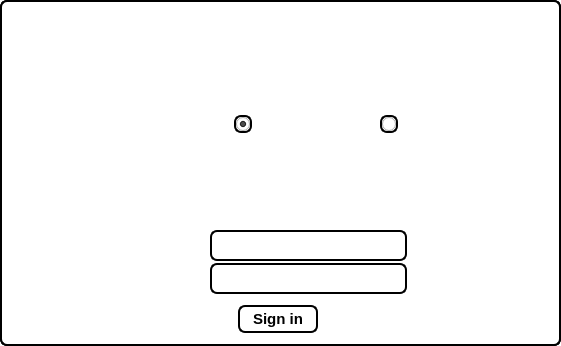
<?xml version="1.0" encoding="UTF-8"?>
<ui version="4.0">
 <class>Acc</class>
 <widget class="QDialog" name="Acc">
  <property name="geometry">
   <rect>
    <x>0</x>
    <y>0</y>
    <width>561</width>
    <height>346</height>
   </rect>
  </property>
  <property name="windowTitle">
   <string>A-Parking</string>
  </property>
  <property name="styleSheet">
   <string notr="true">background-color: rgb(255, 255, 255);
                          border-style: inset;
                          border-style: outset;
                          border-width: 1px;
                           border: 2px solid #000000;
                          border-radius: 7px;</string>
  </property>
  <widget class="QLabel" name="background_2">
   <property name="geometry">
    <rect>
     <x>0</x>
     <y>0</y>
     <width>561</width>
     <height>346</height>
    </rect>
   </property>
   <property name="font">
    <font>
     <pointsize>11</pointsize>
     <weight>75</weight>
     <bold>true</bold>
    </font>
   </property>
   <property name="text">
    <string/>
   </property>
   <property name="pixmap">
    <pixmap resource="resources.qrc">:/images/images/id window11.png</pixmap>
   </property>
  </widget>
  <widget class="QPushButton" name="enterButton">
   <property name="geometry">
    <rect>
     <x>238</x>
     <y>305</y>
     <width>80</width>
     <height>28</height>
    </rect>
   </property>
   <property name="font">
    <font>
     <pointsize>11</pointsize>
     <weight>75</weight>
     <bold>true</bold>
    </font>
   </property>
   <property name="tabletTracking">
    <bool>false</bool>
   </property>
   <property name="focusPolicy">
    <enum>Qt::NoFocus</enum>
   </property>
   <property name="styleSheet">
    <string notr="true">color:rgb(0, 0, 0)</string>
   </property>
   <property name="text">
    <string>Sign in</string>
   </property>
   <property name="checkable">
    <bool>false</bool>
   </property>
   <property name="autoDefault">
    <bool>true</bool>
   </property>
   <property name="default">
    <bool>true</bool>
   </property>
  </widget>
  <widget class="QPlainTextEdit" name="loginBox">
   <property name="geometry">
    <rect>
     <x>210</x>
     <y>230</y>
     <width>197</width>
     <height>31</height>
    </rect>
   </property>
   <property name="font">
    <font>
     <pointsize>9</pointsize>
     <weight>75</weight>
     <bold>true</bold>
    </font>
   </property>
   <property name="focusPolicy">
    <enum>Qt::StrongFocus</enum>
   </property>
   <property name="contextMenuPolicy">
    <enum>Qt::NoContextMenu</enum>
   </property>
   <property name="autoFillBackground">
    <bool>false</bool>
   </property>
   <property name="verticalScrollBarPolicy">
    <enum>Qt::ScrollBarAsNeeded</enum>
   </property>
   <property name="horizontalScrollBarPolicy">
    <enum>Qt::ScrollBarAsNeeded</enum>
   </property>
   <property name="sizeAdjustPolicy">
    <enum>QAbstractScrollArea::AdjustIgnored</enum>
   </property>
   <property name="tabChangesFocus">
    <bool>true</bool>
   </property>
   <property name="undoRedoEnabled">
    <bool>true</bool>
   </property>
   <property name="lineWrapMode">
    <enum>QPlainTextEdit::WidgetWidth</enum>
   </property>
  </widget>
  <widget class="QRadioButton" name="adminButton">
   <property name="geometry">
    <rect>
     <x>380</x>
     <y>115</y>
     <width>18</width>
     <height>18</height>
    </rect>
   </property>
   <property name="focusPolicy">
    <enum>Qt::NoFocus</enum>
   </property>
   <property name="autoFillBackground">
    <bool>false</bool>
   </property>
   <property name="text">
    <string/>
   </property>
   <property name="checked">
    <bool>false</bool>
   </property>
  </widget>
  <widget class="QPlainTextEdit" name="passwordBox">
   <property name="geometry">
    <rect>
     <x>210</x>
     <y>263</y>
     <width>197</width>
     <height>31</height>
    </rect>
   </property>
   <property name="font">
    <font>
     <pointsize>9</pointsize>
     <weight>75</weight>
     <bold>true</bold>
    </font>
   </property>
   <property name="focusPolicy">
    <enum>Qt::StrongFocus</enum>
   </property>
   <property name="contextMenuPolicy">
    <enum>Qt::NoContextMenu</enum>
   </property>
   <property name="autoFillBackground">
    <bool>false</bool>
   </property>
   <property name="styleSheet">
    <string notr="true"/>
   </property>
   <property name="verticalScrollBarPolicy">
    <enum>Qt::ScrollBarAsNeeded</enum>
   </property>
   <property name="horizontalScrollBarPolicy">
    <enum>Qt::ScrollBarAsNeeded</enum>
   </property>
   <property name="tabChangesFocus">
    <bool>true</bool>
   </property>
   <property name="undoRedoEnabled">
    <bool>true</bool>
   </property>
   <property name="lineWrapMode">
    <enum>QPlainTextEdit::WidgetWidth</enum>
   </property>
  </widget>
  <widget class="QRadioButton" name="userButton">
   <property name="geometry">
    <rect>
     <x>234</x>
     <y>115</y>
     <width>18</width>
     <height>18</height>
    </rect>
   </property>
   <property name="focusPolicy">
    <enum>Qt::NoFocus</enum>
   </property>
   <property name="text">
    <string/>
   </property>
   <property name="checked">
    <bool>true</bool>
   </property>
  </widget>
 </widget>
 <resources>
  <include location="resources.qrc"/>
 </resources>
 <connections/>
</ui>
